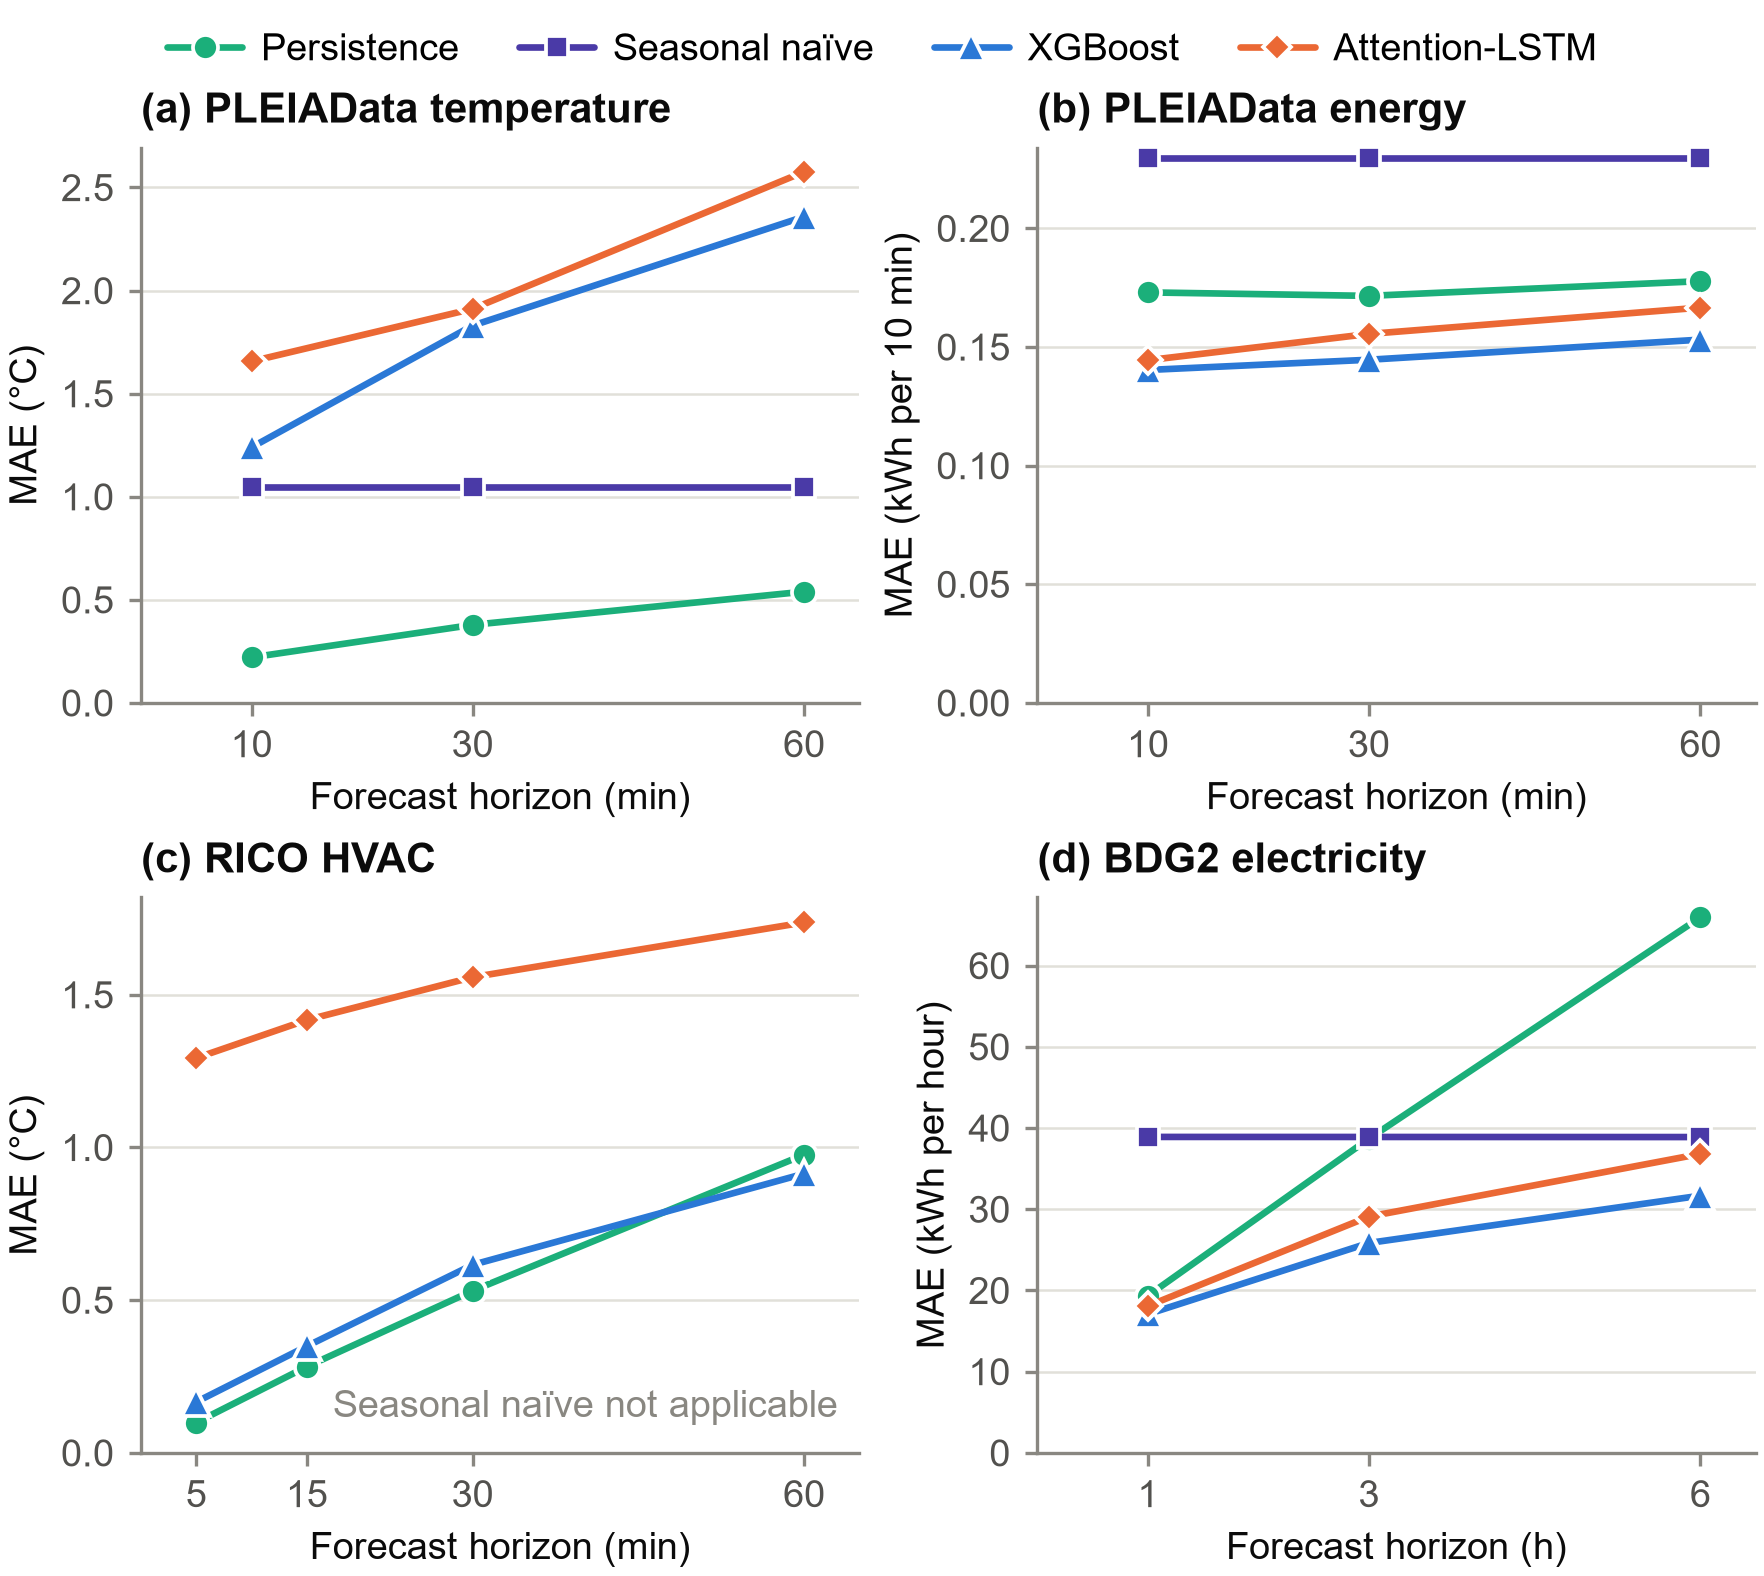

This chart was generated by the following Python code:
"""Figure 4.1: point-forecast MAE by forecast horizon.

Source: review/candidature_evidence_package_20261002_v1/REPORT_TABLES/POINT_FORECASTING.csv

The stored aggregate MAE values are plotted directly, with no confidence
intervals, interpolation or re-aggregation. The table has no seasonal-naive
row for RICO HVAC (the baseline is inapplicable under the frozen design), so
that series is absent from panel (c).

Usage:
    python report_figures/chapter4/figure_4_1_point_forecasting_mae.py
"""

from __future__ import annotations

import chapter4_style as c4
import matplotlib.pyplot as plt

STEM = "figure_4_1_point_forecasting_mae"
TITLE = "Figure 4.1. Point-forecast MAE by forecast horizon"
SOURCE = c4.TABLES / "POINT_FORECASTING.csv"
GID = "fig4.1|"
EXPECTED_ABSENT = [("RICO HVAC", "seasonal_naive")]
CAPTION_TEXT = (
    "Mean absolute error (MAE) of persistence, seasonal naïve, XGBoost and Attention-LSTM point forecasts at "
    "each evaluated horizon. Each point is the stored equal-weight mean of the three outer-fold means, each "
    "averaged over five model seeds; seasonal naïve is deterministic, so its value is the mean of three unique "
    "fold computations. MAE is in each task's target units (°C, kWh per 10 min or kWh per hour), so values are "
    "not comparable across panels. Seasonal naïve is not applicable to RICO HVAC under the frozen design. Folds "
    "overlap and seeds are not independent replicates, so no intervals are shown."
)


def build(frame):
    if frame.duplicated(["task", "horizon_minutes", "model"]).any():
        raise ValueError("more than one MAE row for a task, horizon and model")
    fig, axes = plt.subplots(2, 2, figsize=(c4.FULL_WIDTH, 5.3), layout="constrained")
    absent = []
    for ax, letter, task in zip(axes.flat, "abcd", c4.TASK_ORDER):
        rows = frame[frame["task"] == task]
        for model, series in c4.MODEL_SERIES.items():
            subset = rows[rows["model"] == model].sort_values("horizon_minutes")
            if subset.empty:
                absent.append((task, model))
                continue
            x = [c4.horizon_value(task, minutes) for minutes in subset["horizon_minutes"]]
            c4.plot_series(ax, x, subset["mae"].tolist(), series, gid=f"{GID}{task}|{model}")
        c4.format_horizon_axis(ax, task, rows["horizon_minutes"].unique())
        ax.set_ylim(bottom=0)
        ax.set_ylabel(f"MAE ({c4.unit_label(rows['target_unit'])})")
        ax.yaxis.grid(True)
        ax.set_axisbelow(True)
        c4.panel_title(ax, letter, task)
        if any(missing_task == task for missing_task, _ in absent):
            ax.text(
                0.97, 0.05, f"{c4.MODEL_SERIES['seasonal_naive'].label} not applicable",
                transform=ax.transAxes, ha="right", va="bottom", fontsize=c4.NOTE_SIZE, color=c4.MUTED,
            )
    if absent != EXPECTED_ABSENT:
        raise ValueError(f"unexpected missing series: {absent}")
    fig.legend(
        handles=[c4.series_handle(series) for series in c4.MODEL_SERIES.values()],
        loc="outside upper center", ncol=4,
    )
    return fig


def verify(fig) -> c4.ValueCheck:
    check = c4.ValueCheck(STEM)
    expected: dict[str, list[tuple[float, float]]] = {}
    for row in c4.read_rows(SOURCE):
        point = (c4.horizon_value(row["task"], float(row["horizon_minutes"])), float(row["mae"]))
        expected.setdefault(f"{GID}{row['task']}|{row['model']}", []).append(point)
    plotted = c4.artists_by_gid(fig, GID)
    check.keys(plotted, expected, "plotted series")
    for gid, line in plotted.items():
        check.points(c4.line_points(line), expected[gid], gid)
        check.color(line.get_color(), c4.MODEL_SERIES[gid.rsplit("|", 1)[1]].color, gid)
    return check


def main() -> None:
    c4.apply_style()
    fig = build(c4.read_table(SOURCE))
    check = verify(fig)
    outputs = c4.save_figure(fig, STEM, TITLE)
    plt.close(fig)
    c4.report(check, [SOURCE], outputs, caption=CAPTION_TEXT)


if __name__ == "__main__":
    main()
